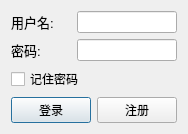
<?xml version="1.0" encoding="UTF-8"?>
<ui version="4.0">
 <class>LoginDialog</class>
 <widget class="QDialog" name="LoginDialog">
  <property name="geometry">
   <rect>
    <x>0</x>
    <y>0</y>
    <width>178</width>
    <height>123</height>
   </rect>
  </property>
  <property name="windowTitle">
   <string>登录</string>
  </property>
  <property name="windowIcon">
   <iconset>
    <normaloff>logo.ico</normaloff>logo.ico</iconset>
  </property>
  <layout class="QGridLayout" name="gridLayout">
   <item row="0" column="0">
    <layout class="QVBoxLayout" name="verticalLayout">
     <item>
      <layout class="QHBoxLayout" name="horizontalLayout">
       <item>
        <widget class="QLabel" name="label">
         <property name="minimumSize">
          <size>
           <width>60</width>
           <height>0</height>
          </size>
         </property>
         <property name="maximumSize">
          <size>
           <width>60</width>
           <height>16777215</height>
          </size>
         </property>
         <property name="font">
          <font>
           <family>Arial</family>
           <pointsize>10</pointsize>
          </font>
         </property>
         <property name="text">
          <string>用户名:</string>
         </property>
        </widget>
       </item>
       <item>
        <widget class="QLineEdit" name="userNameEdit"/>
       </item>
      </layout>
     </item>
     <item>
      <layout class="QHBoxLayout" name="horizontalLayout_2">
       <item>
        <widget class="QLabel" name="label_2">
         <property name="minimumSize">
          <size>
           <width>60</width>
           <height>0</height>
          </size>
         </property>
         <property name="font">
          <font>
           <family>Arial</family>
           <pointsize>10</pointsize>
          </font>
         </property>
         <property name="text">
          <string>密码:</string>
         </property>
        </widget>
       </item>
       <item>
        <widget class="QLineEdit" name="passwordEdit">
         <property name="echoMode">
          <enum>QLineEdit::Password</enum>
         </property>
        </widget>
       </item>
      </layout>
     </item>
     <item>
      <widget class="QCheckBox" name="remberPwdCheckBox">
       <property name="text">
        <string>记住密码</string>
       </property>
      </widget>
     </item>
     <item>
      <layout class="QHBoxLayout" name="horizontalLayout_3">
       <item>
        <widget class="QPushButton" name="loginBtn">
         <property name="text">
          <string>登录</string>
         </property>
        </widget>
       </item>
       <item>
        <widget class="QPushButton" name="registerBtn">
         <property name="text">
          <string>注册</string>
         </property>
        </widget>
       </item>
      </layout>
     </item>
    </layout>
   </item>
  </layout>
 </widget>
 <resources/>
 <connections/>
</ui>
